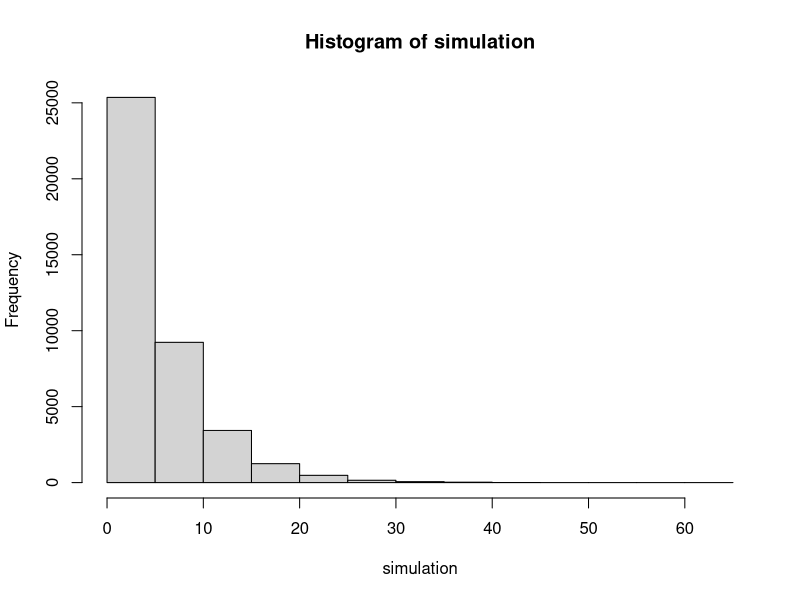
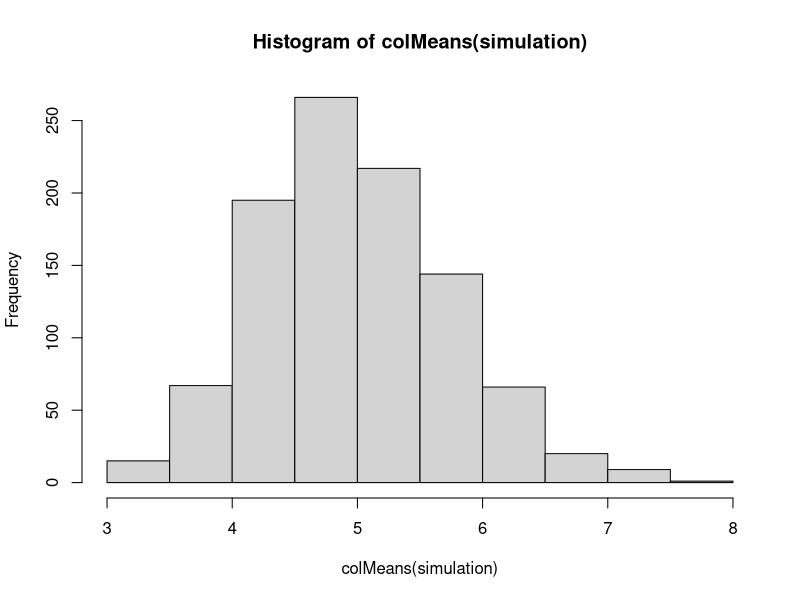

Recreate these plots in R, in order.
# Set up
set.seed(7)
n             <-   40
lambda        <-  0.2
nsimultations <- 1000

simulation    <- replicate(n = nsimultations,
                           expr = rexp(n,lambda))
# Part 1
mean(simulation)
# Part 2
sd(simulation)
# Part 3
hist(simulation)
hist(colMeans(simulation))
